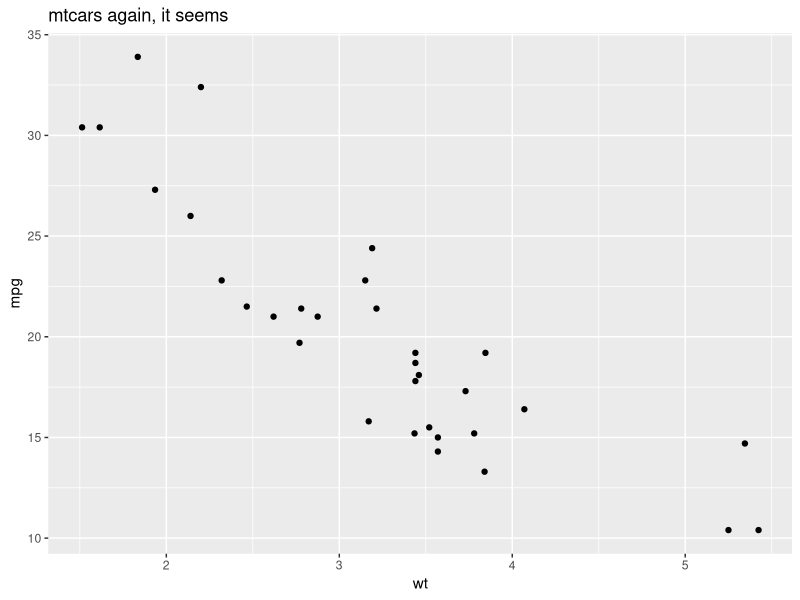

Source code (R):
## ---- chunk 1
library(lubridate)
library(tidyverse)
## ---- chunk 2
knitr::opts_chunk$set(fig.retina=2)
## ---- chunk 3
ggplot(mtcars, aes(wt, mpg)) +
  geom_point() +
  labs(title="mtcars again, it seems") 
